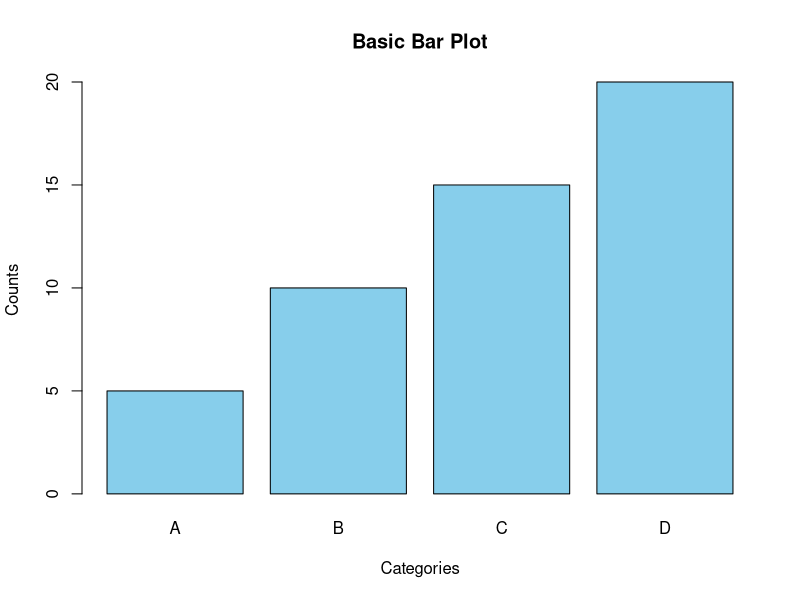
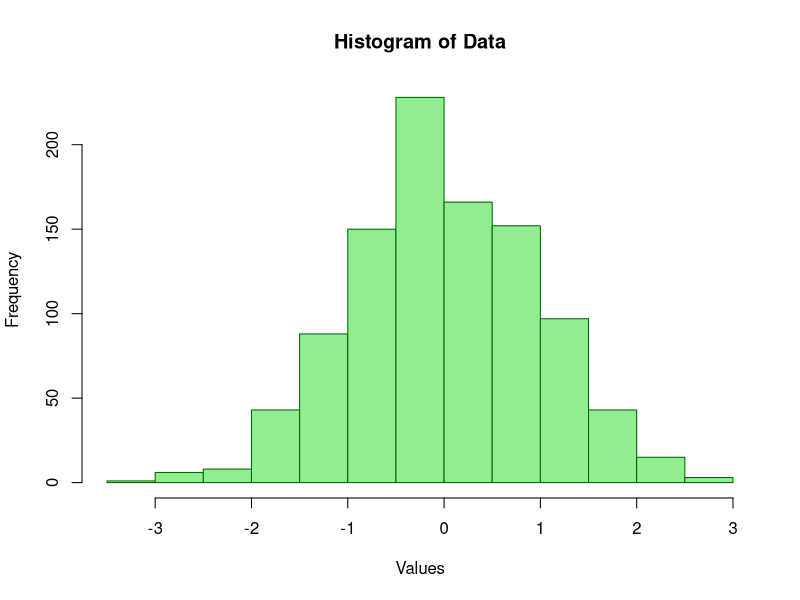

R code for these plots, in order:
## ---- chunk 1
# No library required for base barplot
counts <- c(5, 10, 15, 20)
barplot(counts,
        main = "Basic Bar Plot",
        xlab = "Categories",
        ylab = "Counts",
        col = "skyblue",
        names.arg = c("A", "B", "C", "D"))
## ---- chunk 2
# No library required for base hist
data <- rnorm(1000)
hist(data,
     main = "Histogram of Data",
    xlab = "Values",
    ylab = "Frequency",
    col = "lightgreen",
    border = "darkgreen")
